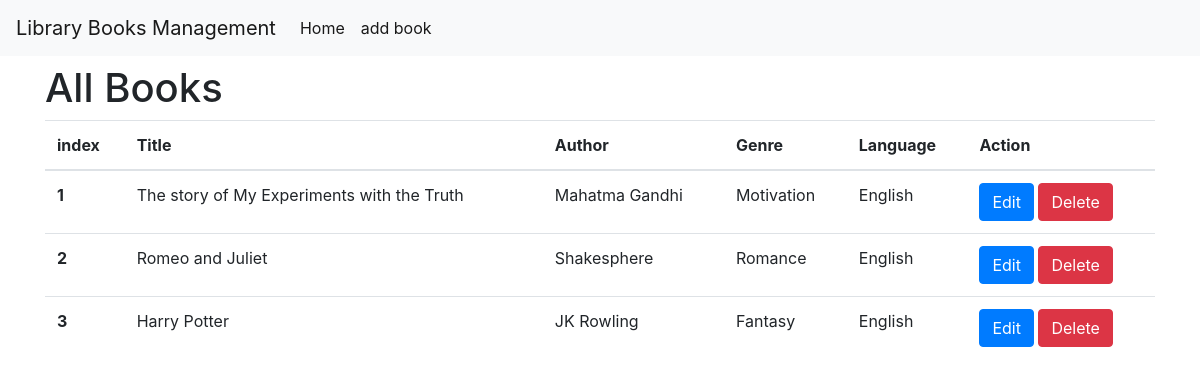
The page / on the database its author committed.
### Libapp/models.py (models this page shows, shortened)
class Book(models.Model):
    title=models.CharField(max_length=50)
    author=models.CharField(max_length=50)
    genre=models.CharField(max_length=20)
    language=models.CharField(max_length=20)

### Libapp/views.py (the view)
# urls.py: path("",helloView),
def helloView(request):
    books=Book.objects.all()
    return render(request,"viewbook.html",{"books":books})

### templates/viewbook.html (shortened to what this page needs)
<!doctype html>
<html lang="en">
  <head>
    <link rel="stylesheet" href="https://cdn.jsdelivr.net/npm/bootstrap@4.3.1/dist/css/bootstrap.min.css">
  </head>
  <body>
    <nav class="navbar navbar-expand-lg navbar-light bg-light">
        <a class="navbar-brand" href="/">Library Books Management</a>
        <div class="collapse navbar-collapse" id="navbarText">
          <ul class="navbar-nav mr-auto">
            <li class="nav-item active">
              <a class="nav-link" href="/">Home <span class="sr-only">(current)</span></a>
            </li>
            <li class="nav-item active">
                <a class="nav-link" href="/add-book">add book </a>
              </li>
          </ul>
        </div>
      </nav>
      <div class="container">
          <h1 class="mt-2">All Books</h1>
          <table class="table">
            <thead>
              <tr>
                <th scope="col">index</th>
                <th scope="col">Title</th>
                <th scope="col">Author</th>
                <th scope="col">Genre</th>
                <th scope="col">Language</th>
                <th scope="col">Action</th>
              </tr>
            </thead>
            <tbody>
              {% for i in books %}
              <tr>
                <th scope="row">{{forloop.counter}}</th>
                <td>{{i.title}}</td>
                <td>{{i.author}}</td>
                <td>{{i.genre}}</td>
                <td>{{i.language}}</td>
                <td>
                   <a href="/edit-book?bookid={{i.id}}"><button type="button" class="btn btn-primary">Edit</button></a>
                   <a href="/delete-book?bookid={{i.id}}"><button type="button" class="btn btn-danger">Delete</button></a>
                </td>
              </tr>
            {% endfor %}
            </tbody>
          </table>
      </div>
  </body>
</html>

### rows shown on the page
Book: title "The story of My Experiments with the Truth", author "Mahatma Gandhi", genre "Motivation", language "English"
Book: title "Romeo and Juliet", author "Shakesphere", genre "Romance", language "English"
Book: title "Harry Potter", author "JK Rowling", genre "Fantasy", language "English"
